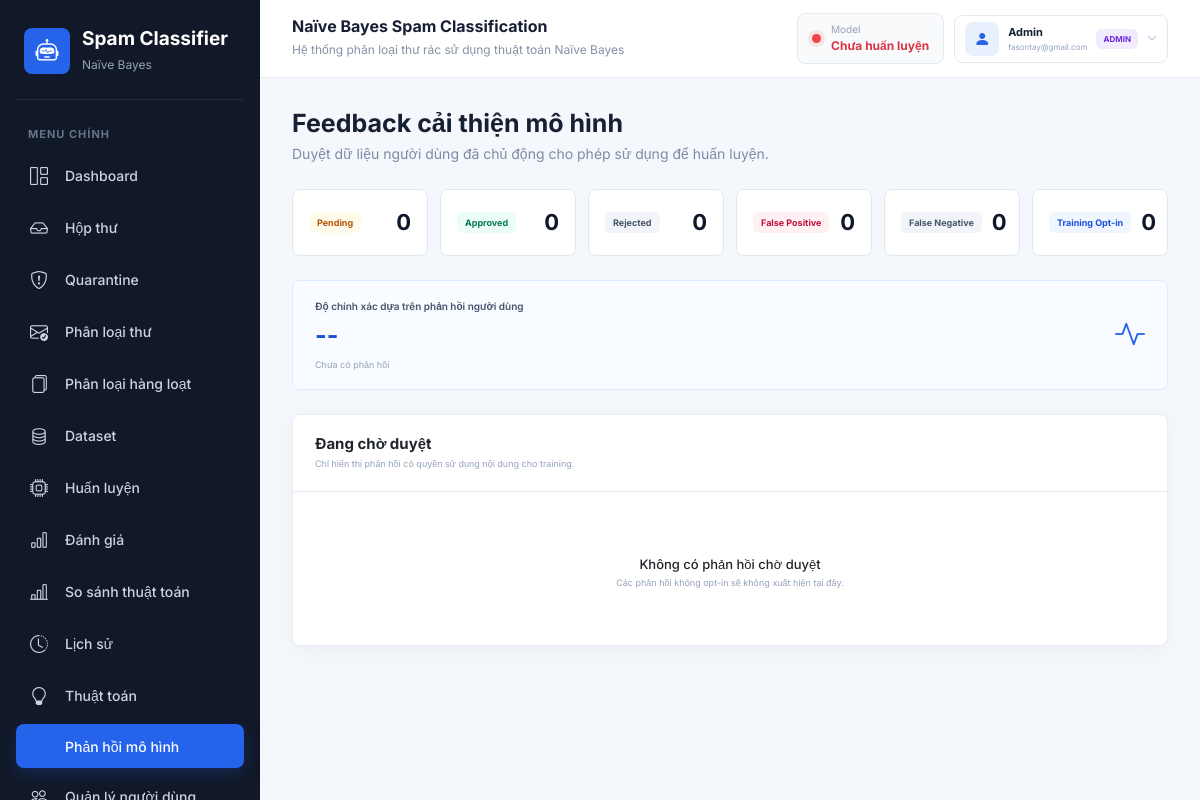
The app's page /admin/feedback (signed in) with its own data.
### tables this page shows
CREATE TABLE users (
                id INTEGER PRIMARY KEY AUTOINCREMENT,
                name TEXT NOT NULL,
                email TEXT NOT NULL UNIQUE,
                password_hash TEXT NOT NULL,
                role TEXT NOT NULL DEFAULT 'user'
                    CHECK (role IN ('admin', 'user')),
                is_active INTEGER NOT NULL DEFAULT 1,
                created_at TIMESTAMP NOT NULL DEFAULT CURRENT_TIMESTAMP,
                last_login TIMESTAMP
            );

### app.py (the view)
@app.route("/admin/feedback")
@admin_required
def admin_feedback():
    return render_template(
        "admin_feedback.html",
        feedback_items=get_pending_training_feedback(),
        statistics=get_feedback_statistics(),
    )

### app.py (called while the page is built, shortened)
def get_model_status():
    dataset_path = FEEDBACK_DATASET_PATH
    preprocessing_path = "ml/preprocessing.py"
    train_path = "ml/train.py"
    model_path = "model/model.pkl"
    vectorizer_path = "model/vectorizer.pkl"
    if (
        not os.path.exists(model_path)
        or not os.path.exists(vectorizer_path)
    ):
        return {
            "trained": False,
            "outdated": True,
            "message": "Mô hình chưa được huấn luyện."
        }

@app.context_processor
def inject_global_data():
    return {
        "global_model_status": get_model_status()
    }

### auth.py (called while the page is built)
@login_manager.user_loader
def load_user(user_id):
    try:
        row = get_user_by_id(int(user_id))
    except (TypeError, ValueError):
        return None
    return User(row) if row and bool(row["is_active"]) else None

def admin_required(view):
    @wraps(view)
    def wrapped_view(*args, **kwargs):
        if not current_user.is_authenticated:
            return login_manager.unauthorized()
        if current_user.role != "admin":
            flash("Bạn không có quyền truy cập chức năng này.", "danger")
            return redirect(url_for("index"))
        return view(*args, **kwargs)
    return wrapped_view

    @property
    def is_active(self):
        return self._is_active

### database/db.py (called while the page is built)
def get_connection():
    conn = sqlite3.connect(DB_PATH)
    conn.row_factory = sqlite3.Row
    conn.execute("PRAGMA foreign_keys = ON")
    return conn

def get_user_by_id(user_id):
    with closing(get_connection()) as conn:
        return conn.execute(
            "SELECT * FROM users WHERE id = ?", (user_id,)
        ).fetchone()

def get_pending_training_feedback():
    with closing(get_connection()) as conn:
        return conn.execute("""
            SELECT mail_feedback.*, users.name AS user_name,
                   users.email AS user_email, mail_messages.subject,
                   mail_messages.body_text, mail_messages.snippet
            FROM mail_feedback
            JOIN users ON users.id = mail_feedback.user_id
            JOIN mail_messages ON mail_messages.id = mail_feedback.message_id
            WHERE mail_feedback.status = 'pending'
              AND mail_feedback.allow_training = 1
            ORDER BY mail_feedback.id ASC
        """).fetchall()

### templates/admin_feedback.html (shortened to what this page needs)
{% extends "base.html" %}
{% block content %}
<div class="page-title"><h2>Feedback cải thiện mô hình</h2><p>Duyệt dữ liệu người dùng đã chủ động cho phép sử dụng để huấn luyện.</p></div>
<div class="feedback-stats mb-4">
    {% set cards = [('Pending', statistics['pending'], 'pending'), ('Approved', statistics['approved'], 'approved'), ('Rejected', statistics['rejected'], 'rejected'), ('False Positive', statistics['false_positive'], 'false-positive'), ('False Negative', statistics['false_negative'], 'false-negative'), ('Training Opt-in', statistics['training_opt_in'], 'opt-in')] %}
    {% for label, value, kind in cards %}<div class="feedback-stat"><span class="feedback-badge {{ kind }}">{{ label }}</span><strong>{{ value }}</strong></div>{% endfor %}
</div>
<div class="feedback-quality mb-4"><div><span>Độ chính xác dựa trên phản hồi người dùng</span>{% if statistics['total'] %}<strong>{{ '%.1f'|format(statistics['correct'] * 100 / statistics['total']) }}%</strong><small>{{ statistics['correct'] }} / {{ statistics['total'] }} phản hồi khớp dự đoán</small>{% else %}<strong>--</strong><small>Chưa có phản hồi</small>{% endif %}</div><i class="bi bi-activity"></i></div>
<section class="card mail-table-card"><div class="mail-table-toolbar"><div><h3>Đang chờ duyệt</h3><p>Chỉ hiển thị phản hồi có quyền sử dụng nội dung cho training.</p></div></div>{% if feedback_items %}<div class="table-responsive"><table class="table mail-table align-middle mb-0"><thead><tr><th>ID</th><th>User</th><th>Model</th><th>User sửa</th><th>Excerpt</th><th>Ngày gửi</th><th>Action</th></tr></thead><tbody>{% for item in feedback_items %}<tr><td>#{{ item['id'] }}</td><td><div class="mail-sender"><strong>{{ item['user_name'] }}</strong><span>{{ item['user_email'] }}</span></div></td><td><span class="mail-prediction {{ item['original_prediction'] }}">{{ item['original_prediction']|upper }}</span></td><td><span class="feedback-badge user-label">{{ item['corrected_label']|upper }}</span></td><td class="feedback-excerpt"><strong>{{ item['subject'] or '(Không có tiêu đề)' }}</strong><span>{{ (item['body_text'] or item['snippet'] or '')[:200] }}</span></td><td class="mail-date">{{ item['created_at'] }}</td><td><div class="review-actions"><form method="POST" action="{{ url_for('approve_mail_feedback', feedback_id=item['id']) }}"><button class="btn btn-sm btn-success" type="submit"><i class="bi bi-check-lg"></i> Duyệt</button></form><form method="POST" action="{{ url_for('reject_mail_feedback', feedback_id=item['id']) }}"><button class="btn btn-sm btn-outline-danger" type="submit"><i class="bi bi-x-lg"></i> Từ chối</button></form></div></td></tr>{% endfor %}</tbody></table></div>{% else %}<div class="mail-empty"><h4>Không có phản hồi chờ duyệt</h4><p>Các phản hồi không opt-in sẽ không xuất hiện tại đây.</p></div>{% endif %}</section>
{% endblock %}

### templates/base.html (shortened to what this page needs)
<!DOCTYPE html>
<html lang="vi">
<head>
    <link
        href="https://cdn.jsdelivr.net/npm/bootstrap@5.3.3/dist/css/bootstrap.min.css"
        rel="stylesheet"
    >
    <link
        rel="stylesheet"
        href="https://cdn.jsdelivr.net/npm/bootstrap-icons@1.11.3/font/bootstrap-icons.css"
    >
    <link
        rel="stylesheet"
        href="{{ url_for('static', filename='css/style.css') }}"
    >
</head>
<body>
<div class="app-wrapper">
    <aside class="sidebar" id="appSidebar">
        <div class="sidebar-brand">
            <div class="brand-icon">
                <i class="bi bi-robot"></i>
            </div>
            <div>
                <h4>Spam Classifier</h4>
                <span>Naïve Bayes</span>
            </div>
        </div>
        <div class="sidebar-section-title">MENU CHÍNH</div>
        <nav class="sidebar-nav" aria-label="Điều hướng chính">
            <a
                href="{{ url_for('index') }}"
                class="sidebar-link {% if request.endpoint == 'index' %}active{% endif %}"
            >
                <i class="bi bi-grid-1x2"></i>
                <span>Dashboard</span>
            </a>
            <a
                href="{{ url_for('mail') }}"
                class="sidebar-link {% if request.endpoint in ['mail', 'mail_message_detail', 'submit_mail_feedback', 'connect_imap', 'connect_google', 'google_callback', 'sync_mail_account', 'disconnect_mail_account'] %}active{% endif %}"
            >
                <i class="bi bi-inbox"></i>
                <span>Hộp thư</span>
            </a>
            <a
                href="{{ url_for('quarantine') }}"
                class="sidebar-link {% if request.endpoint == 'quarantine' %}active{% endif %}"
            >
                <i class="bi bi-shield-exclamation"></i>
                <span>Quarantine</span>
            </a>
            <a
                href="{{ url_for('predict') }}"
                class="sidebar-link {% if request.endpoint == 'predict' %}active{% endif %}"
            >
                <i class="bi bi-envelope-check"></i>
                <span>Phân loại thư</span>
            </a>
            <a
                href="{{ url_for('batch_predict') }}"
                class="sidebar-link {% if request.endpoint in ['batch_predict', 'download_batch_result'] %}active{% endif %}"
            >
                <i class="bi bi-files"></i>
                <span>Phân loại hàng loạt</span>
            </a>
            {% if current_user.role == 'admin' %}
            <a
                href="{{ url_for('dataset') }}"
                class="sidebar-link {% if request.endpoint in ['dataset', 'add_dataset', 'delete_dataset', 'import_dataset'] %}active{% endif %}"
            >
                <i class="bi bi-database"></i>
                <span>Dataset</span>
            </a>
            <a
                href="{{ url_for('train') }}"
                class="sidebar-link {% if request.endpoint == 'train' %}active{% endif %}"
            >
                <i class="bi bi-cpu"></i>
                <span>Huấn luyện</span>
            </a>
            <a
                href="{{ url_for('evaluate') }}"
                class="sidebar-link {% if request.endpoint == 'evaluate' %}active{% endif %}"
            >
                <i class="bi bi-bar-chart"></i>
                <span>Đánh giá</span>
            </a>
            <a
                href="{{ url_for('compare') }}"
                class="sidebar-link {% if request.endpoint == 'compare' %}active{% endif %}"
            >
                <i class="bi bi-bar-chart-line"></i>
                <span>So sánh thuật toán</span>
            </a>
            {% endif %}
            <a
                href="{{ url_for('history') }}"
                class="sidebar-link {% if request.endpoint in ['history', 'delete_history', 'delete_all_history'] %}active{% endif %}"
            >
                <i class="bi bi-clock-history"></i>
                <span>Lịch sử</span>
            </a>
            <a
                href="{{ url_for('algorithm') }}"
                class="sidebar-link {% if request.endpoint == 'algorithm' %}active{% endif %}"
            >
                <i class="bi bi-lightbulb"></i>
                <span>Thuật toán</span>
            </a>
            {% if current_user.role == 'admin' %}
            <a
                href="{{ url_for('admin_feedback') }}"
                class="sidebar-link {% if request.endpoint in ['admin_feedback', 'approve_mail_feedback', 'reject_mail_feedback'] %}active{% endif %}"
            >
                <span>Phản hồi mô hình</span>
            </a>
            <a
                href="{{ url_for('users') }}"
                class="sidebar-link {% if request.endpoint in ['users', 'create_user_route', 'toggle_user_active', 'change_user_role'] %}active{% endif %}"
            >
                <i class="bi bi-people"></i>
                <span>Quản lý người dùng</span>
            </a>
            {% endif %}
        </nav>
    </aside>
    <main class="main-content">
        <header class="topbar">
            <div class="topbar-heading">
                <div class="topbar-title">
                    <h5>Naïve Bayes Spam Classification</h5>
                    <span>Hệ thống phân loại thư rác sử dụng thuật toán Naïve Bayes</span>
                </div>
            </div>
            <div class="topbar-actions">
            <div class="model-status" aria-live="polite">
                {% if not global_model_status.trained %}
                    <span class="status-dot danger"></span>
                    <div>
                        <small>Model</small>
                        <strong class="text-danger">Chưa huấn luyện</strong>
                    </div>
                {% elif global_model_status.outdated %}
                    <span class="status-dot warning"></span>
                    <div>
                        <small>Model</small>
                        <strong class="status-warning-text">Cần Train lại</strong>
                    </div>
                {% else %}
                    <span class="status-dot success"></span>
                    <div>
                        <small>Model</small>
                        <strong class="text-success">Ready</strong>
                    </div>
                {% endif %}
            </div>
            <div class="dropdown user-menu">
                <button
                    class="user-menu-toggle"
                    type="button"
                    data-bs-toggle="dropdown"
                    aria-expanded="false"
                    title="Tài khoản"
                >
                    <span class="user-avatar"><i class="bi bi-person-fill"></i></span>
                    <span class="user-menu-name">
                        <strong>{{ current_user.name }}</strong>
                        <small>{{ current_user.email }}</small>
                    </span>
                    <span class="role-badge {{ current_user.role }}">{{ current_user.role|upper }}</span>
                    <i class="bi bi-chevron-down user-menu-arrow"></i>
                </button>
            </div>
            </div>
        </header>
        <section class="page-content">
            {% block content %}{% endblock %}
        </section>
    </main>
</div>
</body>
</html>

### records on screen
users: name "Admin", email "fasontay@gmail.com", role "ADMIN"

### other values on screen
{{ label }} "Pending" "Approved" "Rejected" "False Positive" "False Negative" "Training Opt-in"
{{ value }} "0" "0" "0" "0" "0" "0"
